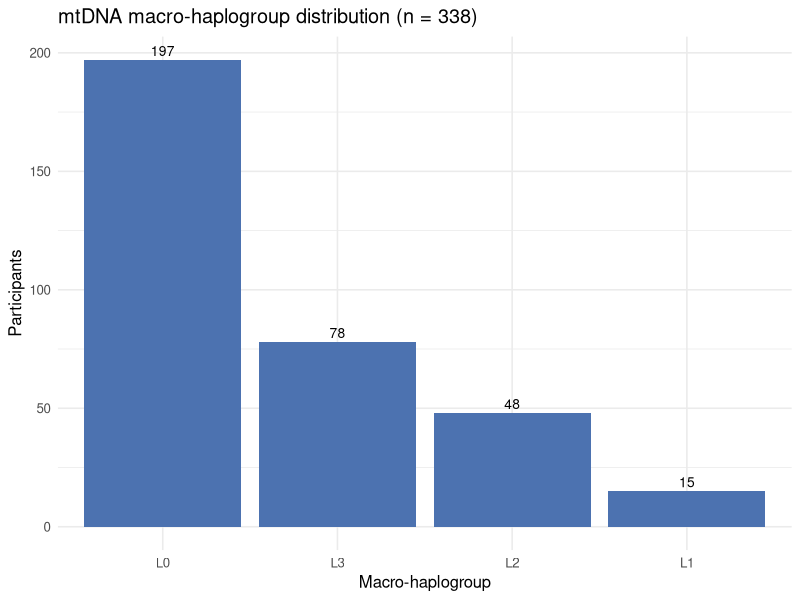
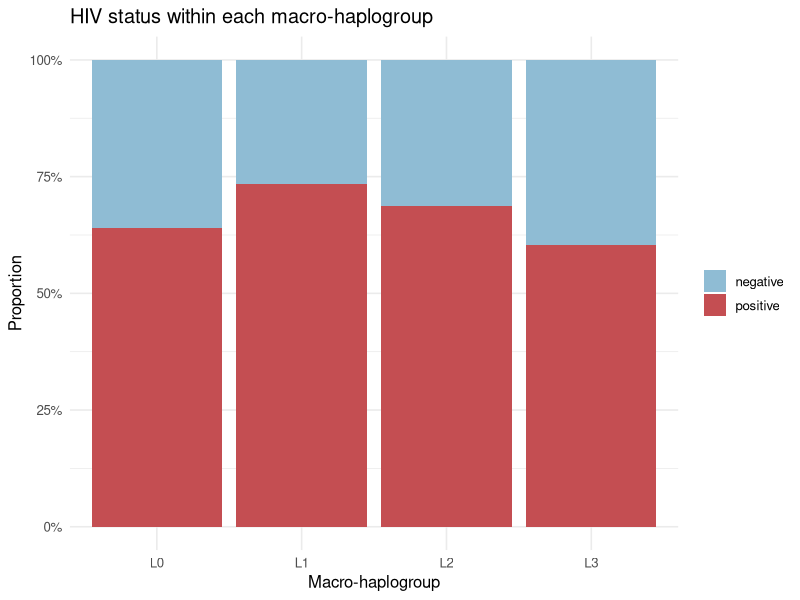

The R script that drew these images, in order:
## ---- chunk 1
#| echo: false
#| warning: false
#| message: false
library(tidyverse)
library(here)
## ---- chunk 2
#| message: false
set.seed(1)
n <- 338

# Macro-haplogroups: L0 dominant, L1 rare — as in the real Southern African cohort
macro <- sample(c("L0", "L1", "L2", "L3"), n, replace = TRUE,
                prob = c(0.53, 0.05, 0.16, 0.24))

# Fine-grained labels, long-tailed so most have only a handful of carriers
sub_pool <- c("a1","a1b","a1b1","a2","a2a","a2a1","a2a2","a2a2a","b1","b2",
              "b2a","b2b","c","c1","d","d1","d1a","d1b","d1b1","d1b2",
              "d1b2b","d1b2b1","d1b2b1b","d3","d3a","d3b","e","e1","e1a",
              "e1a1","e1a1a","f","f1","f1a","f1b","f1b1","g1","h","h1","k1a")
haplogroup <- paste0(macro,
  sample(sub_pool, n, replace = TRUE, prob = rev(seq_along(sub_pool))^1.3))

# The sampling artifact: every man entered through the HIV-negative arm, so the
# HIV-positive group is women only. HIV status is otherwise independent of
# haplogroup — there is no real haplogroup effect built in.
sex <- sample(c("F", "M"), n, replace = TRUE, prob = c(0.88, 0.12))
hiv_status <- ifelse(sex == "M", "negative",
                     sample(c("positive", "negative"), n,
                            replace = TRUE, prob = c(0.75, 0.25)))

mtdna <- tibble(
  participant_id   = sprintf("BW_%04d", sample(n)),
  haplogroup       = haplogroup,
  macro_haplogroup = macro,
  sex              = sex,
  hiv_status       = hiv_status
)
glimpse(mtdna)
## ---- chunk 3
mtdna |> count(macro_haplogroup, sort = TRUE)
## ---- chunk 4
#| fig-width: 7
#| fig-height: 4
mtdna |>
  count(macro_haplogroup) |>
  ggplot(aes(x = fct_reorder(macro_haplogroup, -n), y = n)) +
  geom_col(fill = "#4C72B0") +
  geom_text(aes(label = n), vjust = -0.4, size = 3.5) +
  labs(x = "Macro-haplogroup", y = "Participants",
       title = "mtDNA macro-haplogroup distribution (n = 338)") +
  theme_minimal(base_size = 12)
## ---- chunk 5
tab <- table(mtdna$macro_haplogroup, mtdna$hiv_status)
tab
## ---- chunk 6
#| fig-width: 7
#| fig-height: 4
mtdna |>
  ggplot(aes(x = macro_haplogroup, fill = hiv_status)) +
  geom_bar(position = "fill") +
  scale_y_continuous(labels = scales::percent) +
  scale_fill_manual(values = c(negative = "#8FBCD4", positive = "#C44E52")) +
  labs(x = "Macro-haplogroup", y = "Proportion", fill = NULL,
       title = "HIV status within each macro-haplogroup") +
  theme_minimal(base_size = 12)
## ---- chunk 7
chisq.test(tab)
## ---- chunk 8
chisq.test(tab)$expected |> round(1)
## ---- chunk 9
fisher.test(tab, simulate.p.value = TRUE, B = 10000)
## ---- chunk 10
table(mtdna$sex, mtdna$hiv_status)
